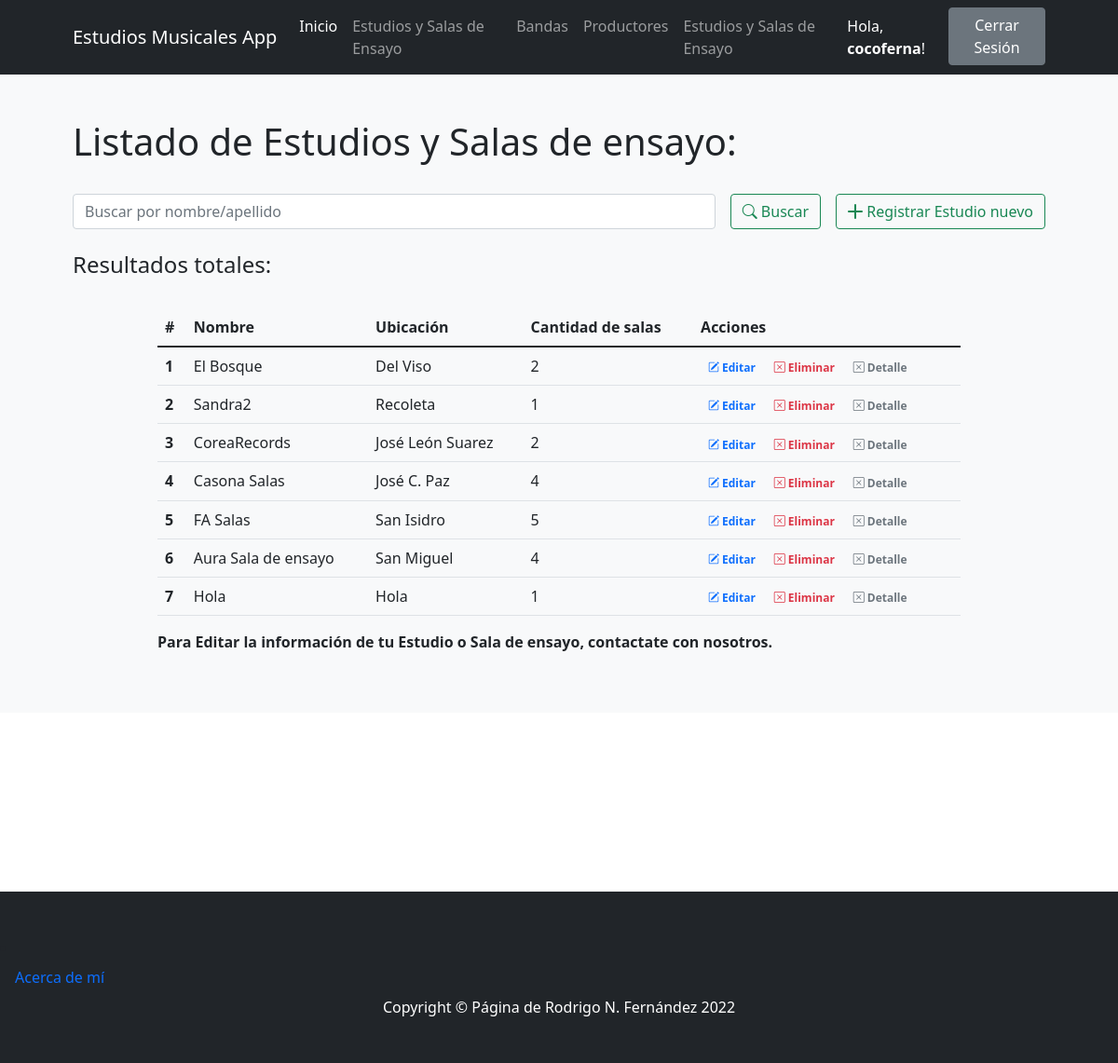
Screenshot of /estudios/ (signed in) with the database file from the repository.
### ProyectoCoderApp/models.py (models this page shows)
class Estudios(models.Model):
    nombre = models.CharField(max_length=30) # Texto
    ubicacion = models.CharField(max_length=30)
    cantidad_salas = models.IntegerField()
    detalle = models.CharField(max_length=500)
    imagen = models.ImageField("Imagen", upload_to="imagen/",null=True,blank=True)
    class Meta:
        verbose_name_plural="Estudios"

### ProyectoCoderApp/views.py (the view)
# urls.py: path('estudios/',estudios,name="estudios"),
@login_required
def estudios(request):
    if request.method == "POST":
        search = request.POST["search"]
        if search != "":
            estudios = Estudios.objects.filter( Q(nombre__icontains=search) | Q(genero__icontains=search) ) # .values()
            return render(request,"ProyectoCoderApp/estudios.html",{"estudios":estudios, "search":True, "busqueda":search})
    estudios = Estudios.objects.all()
    return render(request,"ProyectoCoderApp/estudios.html",{"estudios":estudios})

### ProyectoCoderApp/templates/ProyectoCoderApp/estudios.html (shortened to what this page needs)
{% extends 'ProyectoCoderApp/base.html' %}
{% load static %}
{% block contenidoPagina %}
<section class="bg-light py-5">
    <div class="container px-5">
        <h1>Listado de Estudios y Salas de ensayo:</h1>
        <br>
        <div class="row gx-5 justify-content-center">
            <div class="col-lg-12">
                <form class="d-flex my-2 my-lg-0" action="" method="post">
                    <input class="flex-grow-0 form-control mr-sm-2" type="search" name="search" placeholder="Buscar por nombre/apellido" aria-label="Search">
                    <button class="btn btn-outline-success text-nowrap ms-3 my-2 my-sm-0" type="submit"> <i class="bi bi-search"></i> Buscar</button>
                    <a class="btn btn-outline-success text-nowrap ms-3 my-2 my-sm-0" href="{% url 'crear_estudio' %}"> <i class="bi bi-plus-lg"></i> Registrar Estudio nuevo</a>
                </form>
            </div>
        </div>
        <br>
        <h4>Resultados
            {% if search %}
                para "{{busqueda}}":
            {% else %}
                totales:
            {% endif %}
        </h4>
        <br>
        <div class="row gx-5 justify-content-center">
            <div class="col-lg-10 table-responsive">
                <table class="table table-theme">
                    <thead>
                        <tr>
                            <th scope="col">#</th>
                            <th scope="col">Nombre</th>
                            <th scope="col">Ubicación</th>
                            <th scope="col">Cantidad de salas</th>
                            <th scope="col">Acciones</th>
                        </tr>
                    </thead>
                    <tbody>
                        {% for estudio in estudios %}
                            <tr>
                                <th scope="row">{{forloop.counter}}</th>
                                <td>{{estudio.nombre}}</td>
                                <td>{{estudio.ubicacion}}</td>
                                <td>{{estudio.cantidad_salas}}</td>
                                <td>
                                    <a href="{% url 'editar_estudio' estudio.id %}" class="text-primary badge badge-primary text-decoration-none"> <i class="bi bi-pencil-square"></i> Editar</a>
                                    <a href="{% url 'eliminar_estudio' estudio.id %}" class="text-danger badge badge-danger text-decoration-none"> <i class="bi bi-x-square"></i> Eliminar</a>
                                    <a href="{% url 'estudio_detail' estudio.id %}" class="text-secondary badge badge-secondary text-decoration-none"> <i class="bi bi-x-square"></i> Detalle</a>
                                </td>
                            </tr>
                        {% endfor %}
                    </tbody>
                </table>
                <b>
                    <p>Para Editar la información de tu Estudio o Sala de ensayo, contactate con nosotros.</p>
                </b>
            </div>
        </div>
    </div>
</section>
{% endblock %}

### ProyectoCoderApp/templates/ProyectoCoderApp/base.html (shortened to what this page needs)
{% load static %}
<!DOCTYPE html>
<html lang="es">
    <head>
        <link href="https://cdn.jsdelivr.net/npm/bootstrap-icons@1.4.1/font/bootstrap-icons.css" rel="stylesheet" />
        <link href="{% static 'css/styles.css' %}" rel="stylesheet" />
    </head>
    <body>
        <nav class="navbar navbar-expand-lg navbar-dark bg-dark">
            <div class="container px-5" >
                <a class="navbar-brand" href="{% url 'index' %}">Estudios Musicales App</a>
                <div class="collapse navbar-collapse" id="navbarSupportedContent">
                    <ul class="navbar-nav ms-auto mb-2 mb-lg-0">
                        <li class="nav-item"><a class="nav-link active" aria-current="page" href="{% url 'index' %}">Inicio</a></li>
                        {% if user.is_authenticated %}
                            {% if user.is_staff %}
                                <li class="nav-item"><a class="nav-link" href="{% url 'estudios' %}">Estudios y Salas de Ensayo</a></li>
                            {% endif %}
                        {% endif %}
                        <li class="nav-item"><a class="nav-link" href="{% url 'bandas' %}">Bandas</a></li>
                        {% if user.is_authenticated %}
                            <li class="nav-item"><a class="nav-link" href="{% url 'productores' %}">Productores</a></li>
                            <li class="nav-item"><a class="nav-link" href="{% url 'estudios' %}">Estudios y Salas de Ensayo</a></li>
                        {% endif %}
                        {% if user.is_authenticated %}
                            <li class="nav-item"><a class="nav-link active" href="{% url 'editar_perfil' %}"> Hola, <b>{{user.username}}</b>!</a>
                            <li class="nav-item"><a class="btn btn-secondary" href="{% url 'logout' %}">Cerrar Sesión</a></li>
                        {% else %}
                            <li class="nav-item"><a class="btn btn-secondary mx-3 " href="{% url 'login' %}">Iniciar Sesión</a></li>
                            <li class="nav-item"><a class="btn btn-outline-secondary" href="{% url 'register' %}">Registrarse</a></li>
                        {% endif %}
                    </ul>
                </div>
            </div>
        </nav>
        {% block contenidoPagina %}
        {% endblock %}
<br><br><br><br><br><br><br><br>
        <footer class="py-5 bg-dark">
            <li class="nav-item"><a class="nav-link active" aria-current="page" href="{% url 'acerca_de' %}">Acerca de mí</a></li>
            <div class="container px-5"><p class="m-0 text-center text-white">Copyright &copy; Página de Rodrigo N. Fernández 2022</p>
            </div>
        </footer>
    </body>
</html>

### rows the page displays
Estudios: nombre "El Bosque", ubicacion "Del Viso", cantidad_salas "2"
Estudios: nombre "Sandra2", ubicacion "Recoleta", cantidad_salas "1"
Estudios: nombre "CoreaRecords", ubicacion "José León Suarez", cantidad_salas "2"
Estudios: nombre "Casona Salas", ubicacion "José C. Paz", cantidad_salas "4"
Estudios: nombre "FA Salas", ubicacion "San Isidro", cantidad_salas "5"
Estudios: nombre "Aura Sala de ensayo", ubicacion "San Miguel", cantidad_salas "4"
Estudios: nombre "Hola", ubicacion "Hola", cantidad_salas "1"

### other values shown
{{ user.username }} "cocoferna"
